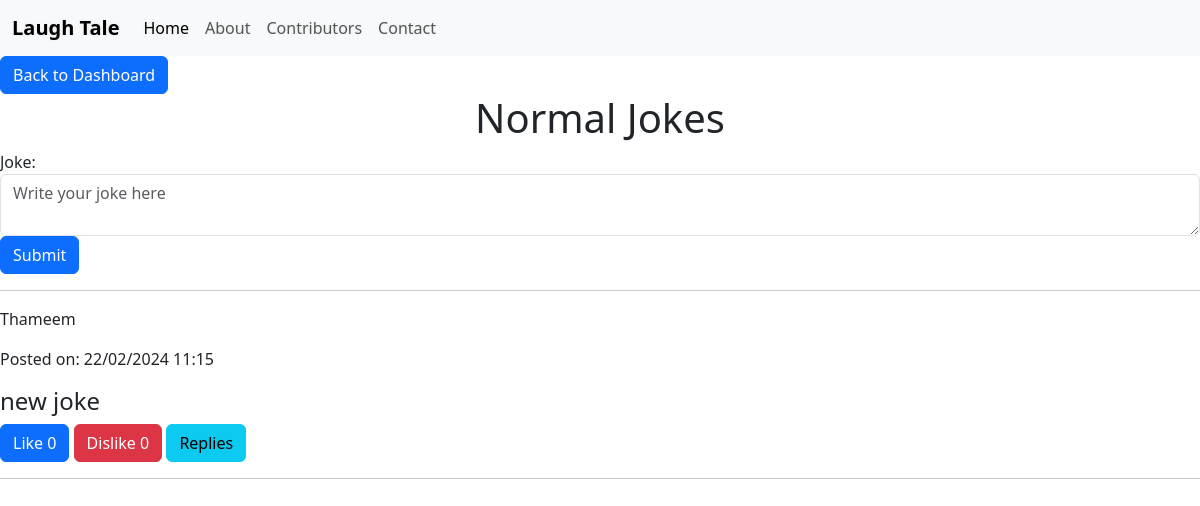
/normal_jokes, run on an earlier commit of the app's database.
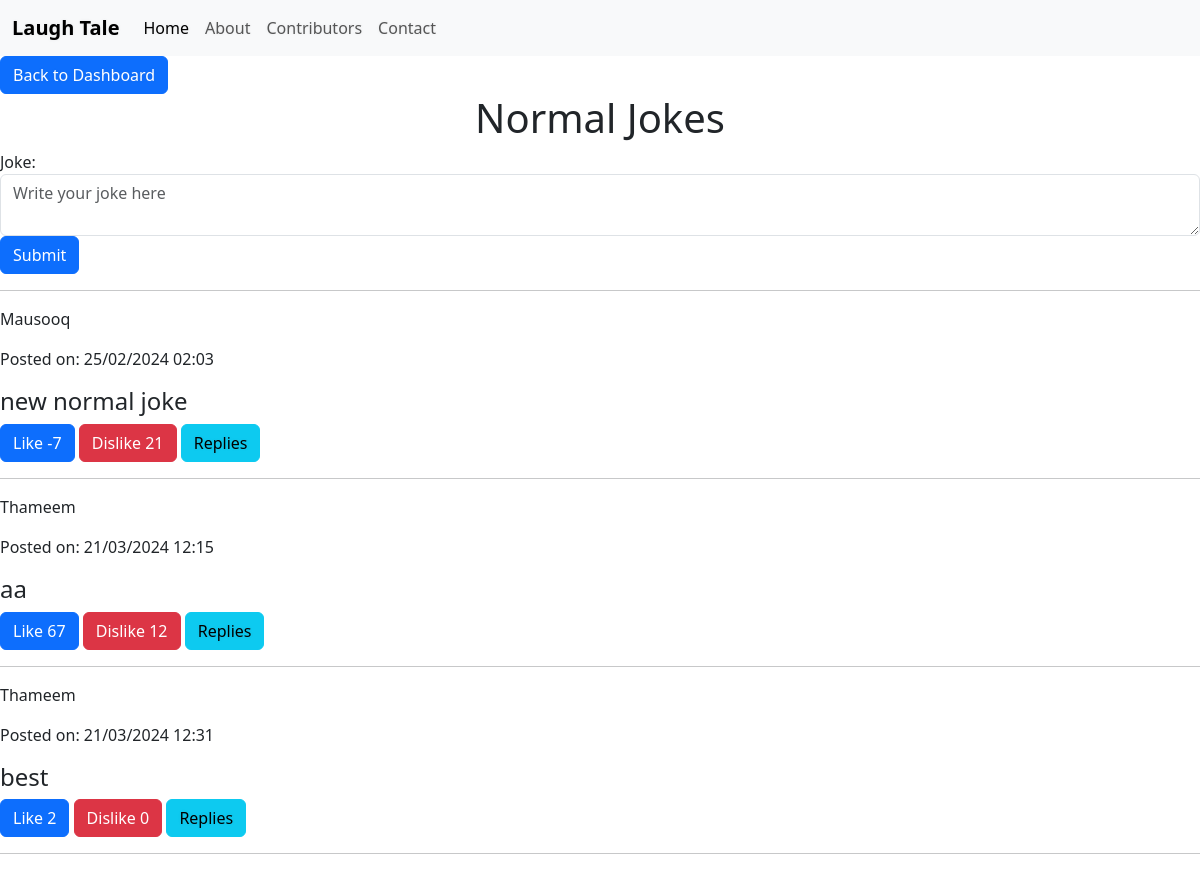
And on a later commit of the database.
### app.py (models this page shows)
class NormalJoke(db.Model):
    id = db.Column(db.Integer, primary_key=True)
    user_id = db.Column(db.Integer, db.ForeignKey('user.id'), nullable=False)
    date = db.Column(db.DateTime, nullable=False, default=datetime.utcnow)
    joke = db.Column(db.Text, nullable=False)
    likes = db.Column(db.Integer, default=0)  # Add likes attribute here
    dislikes = db.Column(db.Integer, default=0)  # Add dislikes attribute here
    user = db.relationship('User', backref='normal_jokes')

class User(db.Model, UserMixin):
    id = db.Column(db.Integer, primary_key=True)
    username = db.Column(db.String(20), nullable=False, unique=True)
    email = db.Column(db.String(120), nullable=False, unique=True)
    password = db.Column(db.String(80), nullable=False)

### app.py (the view)
@app.route('/normal_jokes', methods=['GET', 'POST'])
def normal_jokes():
    form = NormalJokeForm()
    if form.validate_on_submit():
        new_joke = NormalJoke(user=current_user, joke=form.joke.data)
        db.session.add(new_joke)
        db.session.commit()
        return redirect(url_for('normal_jokes'))
    jokes = NormalJoke.query.all()
    return render_template('normal_jokes.html', form=form, jokes=jokes)

### app.py
class NormalJokeForm(FlaskForm):
    joke = TextAreaField('Joke:', validators=[InputRequired()],  render_kw={"class": "jokehead"})
    submit = SubmitField('Submit')

### templates/normal_jokes.html (shortened to what this page needs)
{% extends 'layout.html' %} {% block title %} Normal Jokes {% endblock title %}
{% block body %}
<a href="{{ url_for('dashboard') }}" class="btn btn-primary"
  >Back to Dashboard</a
>
<h1 align="center">Normal Jokes</h1>
<div class="writejoke">
<form method="POST" action="">
  {{ form.hidden_tag() }} {{ form.joke.label }} {{
  form.joke(class="form-control", placeholder="Write your joke here") }} {{
  form.submit(class="btn btn-primary") }}
</form>
</div>
<hr />
{% for joke in jokes %}
<div>
  <p>{{ joke.user.username }}</p>
  <p>Posted on: {{ joke.date.strftime('%d/%m/%Y %H:%M') }}</p>
  <h4>{{ joke.joke }}</h4>
  <form
    id="like-form-{{ joke.id }}"
    action="{{ url_for('like_joke', joke_id=joke.id) }}"
    method="post"
    style="display: inline"
  >
    <button
      type="button"
      class="btn btn-primary like-btn"
      data-joke-id="{{ joke.id }}"
    >
      Like <span class="like-count">{{ joke.likes }}</span>
    </button>
  </form>
  <form
    id="dislike-form-{{ joke.id }}"
    action="{{ url_for('dislike_joke', joke_id=joke.id) }}"
    method="post"
    style="display: inline"
  >
    <button
      type="button"
      class="btn btn-danger dislike-btn"
      data-joke-id="{{ joke.id }}"
    >
      Dislike <span class="dislike-count">{{ joke.dislikes }}</span>
    </button>
  </form>
  <a href="{{ url_for('reply_joke', joke_id=joke.id) }}" class="btn btn-info"
    >Replies</a
  >
  <hr />
</div>
{% endfor %} {% endblock body %}

### templates/layout.html (shortened to what this page needs)
<!DOCTYPE html>
<html lang="en">
  <head>
    <link
      rel="stylesheet"
      href="{{url_for('static',filename='css/style.css')}}"
    />
    <link
      rel="stylesheet"
      href="{{url_for('static',filename='css/form.css')}}"
    />
    <link
      rel="stylesheet"
      href="https://maxcdn.bootstrapcdn.com/font-awesome/4.7.0/css/font-awesome.min.css"
    />
    <link
      href="https://cdn.jsdelivr.net/npm/bootstrap@5.3.2/dist/css/bootstrap.min.css"
      rel="stylesheet"
    />
    <link rel="stylesheet" href="css/style.css" />
    <link
      rel="stylesheet"
      href="path/to/font-awesome/css/font-awesome.min.css"
    />
  </head>
  <body>
    <nav  class="navbar navbar-expand-lg bg-body-tertiary">
      <div class="container-fluid">
        <a style="font-weight: bold !important" class="navbar-brand" href="#"
          >Laugh Tale</a
        >
        <div  class="collapse navbar-collapse" id="navbarNavAltMarkup">
          <div class="navbar-nav">
            <a class="nav-link active" aria-current="page" href="#">Home</a>
            <a style="font-weight: 500 !important" class="nav-link" href="#"
              >About</a
            >
            <a style="font-weight: 500 !important" class="nav-link" href="#"
              >Contributors</a
            >
            <a  style="font-weight: 500 !important;" class="nav-link" href="#"
              >Contact</a
            >
          </div>
        </div>
      </div>
    </nav>
    {% block body %} {% endblock body %}
  </body>
</html>

### static/css/form.css (style rules this page uses)
body { background-color: #F3EBF6; font-family: 'Ubuntu', sans-serif; }
a { text-shadow: 0px 0px 3px rgba(117, 117, 117, 0.12); color: #E1BEE7; text-decoration: none; }

What changed in the data, as far as the page shows it:
removed NormalJoke: user.username "Thameem", date "22/02/2024 11:15", joke "new joke", likes "0", dislikes "0"
added NormalJoke: user.username "Mausooq", date "25/02/2024 02:03", joke "new normal joke", likes "-7", dislikes "21"
added NormalJoke: user.username "Thameem", date "21/03/2024 12:15", joke "aa", likes "67", dislikes "12"
added NormalJoke: user.username "Thameem", date "21/03/2024 12:31", joke "best", likes "2", dislikes "0"
